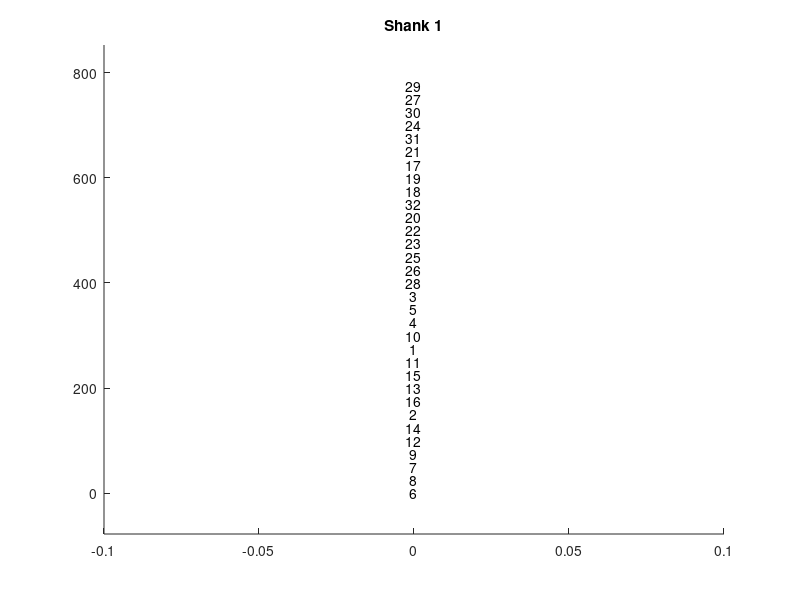
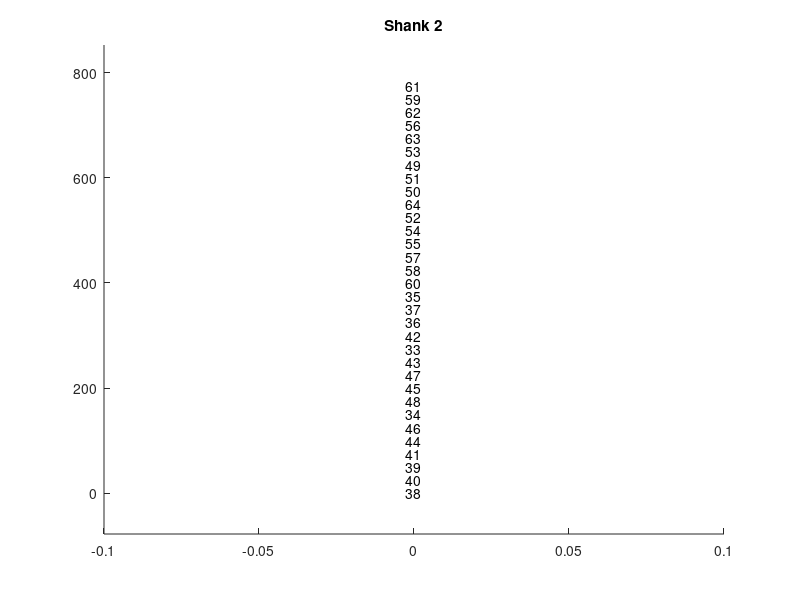

Here is the MATLAB script that generated these plots, in order: (Note: this script raises an error after producing the figures.)
% msClusterMapCreateVer1
%
%   msClusterMapCreate creates site mapping variables necessary for the
%   spike sorting pipeline. This script is mostly just a helpful template
%   that will require extensive editing with data specific to your
%   experiment.

%% Set where to record the data and what name to use

% Set directory to store the site mapping information
siteMapDir = 'C:\Users\Nicholas Timme\Box Sync\NickExperimental\Experiment1\SpikeSorting\batch1\SiteMappings';

% Set the name of the site mapping
siteMapName = 'siteMap2_32H';

%% Record a notes variable

% This is a text string that can be used to help identify a site mapping.
% See example.

% Example: siteMapNotes = 'This is the mapping for Nicks animal 15, surgery Sept 2018, 64 channel probe (ASSY-158-P-1, PN 3379), EIB fold on animals left, headstage chip pointed towards animal back.';
siteMapNotes = 'This is a site mapping for an animal with two 32 channel ASSY-158-H4 probes. The probes are implanted with one omnetics print towards animal front and one omnetics print towards animal back. Headstage chip pointed towards animal back. Each probe sorted separately.';



%% Record the probe geometry

% This variable describes the physical location in space of the probe
% electrodes. These values should be consistent for all probes of the same
% type, so long as Cambridge doesn't change its probe wiring.

% probeGeo(i,:) = [j,k] means that probe channel i has an x coordinate of j
% and a y coordinate of k (usually in um).

% 2 ASSY-158-H4 (64 channels) (each probe shank sorted separately, back probe number increased by 32 on the probe sheet)
probeGeo = NaN([64,2]);
probeGeo(1,:) = [0,275];
probeGeo(2,:) = [0,150];
probeGeo(3,:) = [0,375];
probeGeo(4,:) = [0,325];
probeGeo(5,:) = [0,350];
probeGeo(6,:) = [0,0];
probeGeo(7,:) = [0,50];
probeGeo(8,:) = [0,25];
probeGeo(9,:) = [0,75];
probeGeo(10,:) = [0,300];
probeGeo(11,:) = [0,250];
probeGeo(12,:) = [0,100];
probeGeo(13,:) = [0,200];
probeGeo(14,:) = [0,125];
probeGeo(15,:) = [0,225];
probeGeo(16,:) = [0,175];
probeGeo(17,:) = [0,625];
probeGeo(18,:) = [0,575];
probeGeo(19,:) = [0,600];
probeGeo(20,:) = [0,525];
probeGeo(21,:) = [0,650];
probeGeo(22,:) = [0,500];
probeGeo(23,:) = [0,475];
probeGeo(24,:) = [0,700];
probeGeo(25,:) = [0,450];
probeGeo(26,:) = [0,425];
probeGeo(27,:) = [0,750];
probeGeo(28,:) = [0,400];
probeGeo(29,:) = [0,775];
probeGeo(30,:) = [0,725];
probeGeo(31,:) = [0,675];
probeGeo(32,:) = [0,550];
probeGeo(1+32,:) = [0,275];
probeGeo(2+32,:) = [0,150];
probeGeo(3+32,:) = [0,375];
probeGeo(4+32,:) = [0,325];
probeGeo(5+32,:) = [0,350];
probeGeo(6+32,:) = [0,0];
probeGeo(7+32,:) = [0,50];
probeGeo(8+32,:) = [0,25];
probeGeo(9+32,:) = [0,75];
probeGeo(10+32,:) = [0,300];
probeGeo(11+32,:) = [0,250];
probeGeo(12+32,:) = [0,100];
probeGeo(13+32,:) = [0,200];
probeGeo(14+32,:) = [0,125];
probeGeo(15+32,:) = [0,225];
probeGeo(16+32,:) = [0,175];
probeGeo(17+32,:) = [0,625];
probeGeo(18+32,:) = [0,575];
probeGeo(19+32,:) = [0,600];
probeGeo(20+32,:) = [0,525];
probeGeo(21+32,:) = [0,650];
probeGeo(22+32,:) = [0,500];
probeGeo(23+32,:) = [0,475];
probeGeo(24+32,:) = [0,700];
probeGeo(25+32,:) = [0,450];
probeGeo(26+32,:) = [0,425];
probeGeo(27+32,:) = [0,750];
probeGeo(28+32,:) = [0,400];
probeGeo(29+32,:) = [0,775];
probeGeo(30+32,:) = [0,725];
probeGeo(31+32,:) = [0,675];
probeGeo(32+32,:) = [0,550];


%% Record the site mappping

% This variable records the relationship between the open ephys channel 
% numbers and the probe channel numbers. Note, the type of probe, the
% orientation of the EIB in the headcap, and the orientation of the
% headstage when plugged in will affect this. 

% Website for 64 channel Intan Headstages: http://intantech.com/RHD2164_amp_board.html
% Website for 32 channel Intan Headstages: http://intantech.com/RHD2132_RHD2216_amp_accel_board.html
% Note that the website lists channels 0-63 and 0-31. Open ephys uses these
% same channel numbers, except increased by 1 (e.g., channel 0 on the Intan
% diagram goes to channel 1 in open phys).

% openE2probe(i) = j means that open ephys channel i corresponds to probe
% channel j.

% ASSY-158-F (64 channels) - fold between EIBs on animal's left, headstage 
% chip toward animal's back
openE2probe = NaN([64,1]);
openE2probe(1) = 16;
openE2probe(2) = 15;
openE2probe(3) = 14;
openE2probe(4) = 13;
openE2probe(5) = 12;
openE2probe(6) = 11;
openE2probe(7) = 10;
openE2probe(8) = 9;
openE2probe(9) = 8;
openE2probe(10) = 7;
openE2probe(11) = 6;
openE2probe(12) = 5;
openE2probe(13) = 4;
openE2probe(14) = 3;
openE2probe(15) = 2;
openE2probe(16) = 1;
openE2probe(17) = 64;
openE2probe(18) = 63;
openE2probe(19) = 62;
openE2probe(20) = 61;
openE2probe(21) = 60;
openE2probe(22) = 59;
openE2probe(23) = 58;
openE2probe(24) = 57;
openE2probe(25) = 56;
openE2probe(26) = 55;
openE2probe(27) = 54;
openE2probe(28) = 53;
openE2probe(29) = 52;
openE2probe(30) = 51;
openE2probe(31) = 50;
openE2probe(32) = 49;
openE2probe(33) = 48;
openE2probe(34) = 47;
openE2probe(35) = 46;
openE2probe(36) = 45;
openE2probe(37) = 44;
openE2probe(38) = 43;
openE2probe(39) = 42;
openE2probe(40) = 41;
openE2probe(41) = 40;
openE2probe(42) = 39;
openE2probe(43) = 38;
openE2probe(44) = 37;
openE2probe(45) = 36;
openE2probe(46) = 35;
openE2probe(47) = 34;
openE2probe(48) = 33;
openE2probe(49) = 32;
openE2probe(50) = 31;
openE2probe(51) = 30;
openE2probe(52) = 29;
openE2probe(53) = 28;
openE2probe(54) = 27;
openE2probe(55) = 26;
openE2probe(56) = 25;
openE2probe(57) = 24;
openE2probe(58) = 23;
openE2probe(59) = 22;
openE2probe(60) = 21;
openE2probe(61) = 20;
openE2probe(62) = 19;
openE2probe(63) = 18;
openE2probe(64) = 17;

%% Record the probe channel shank ID

% This variable identifies to which shank each probe channel belongs. Note
% that the shanks should be numbered 1, 2, 3, and so forth.

% probeChanShankID(i) = j means that probe channel i is on shank j

% ASSY-158-F (64 channels) (each probe shank sorted separately)
probeChanShankID = NaN([64,1]);
probeChanShankID(1) = 1;
probeChanShankID(2) = 1;
probeChanShankID(3) = 1;
probeChanShankID(4) = 1;
probeChanShankID(5) = 1;
probeChanShankID(6) = 1;
probeChanShankID(7) = 1;
probeChanShankID(8) = 1;
probeChanShankID(9) = 1;
probeChanShankID(10) = 1;
probeChanShankID(11) = 1;
probeChanShankID(12) = 1;
probeChanShankID(13) = 1;
probeChanShankID(14) = 1;
probeChanShankID(15) = 1;
probeChanShankID(16) = 1;
probeChanShankID(17) = 1;
probeChanShankID(18) = 1;
probeChanShankID(19) = 1;
probeChanShankID(20) = 1;
probeChanShankID(21) = 1;
probeChanShankID(22) = 1;
probeChanShankID(23) = 1;
probeChanShankID(24) = 1;
probeChanShankID(25) = 1;
probeChanShankID(26) = 1;
probeChanShankID(27) = 1;
probeChanShankID(28) = 1;
probeChanShankID(29) = 1;
probeChanShankID(30) = 1;
probeChanShankID(31) = 1;
probeChanShankID(32) = 1;
probeChanShankID(33) = 2;
probeChanShankID(34) = 2;
probeChanShankID(35) = 2;
probeChanShankID(36) = 2;
probeChanShankID(37) = 2;
probeChanShankID(38) = 2;
probeChanShankID(39) = 2;
probeChanShankID(40) = 2;
probeChanShankID(41) = 2;
probeChanShankID(42) = 2;
probeChanShankID(43) = 2;
probeChanShankID(44) = 2;
probeChanShankID(45) = 2;
probeChanShankID(46) = 2;
probeChanShankID(47) = 2;
probeChanShankID(48) = 2;
probeChanShankID(49) = 2;
probeChanShankID(50) = 2;
probeChanShankID(51) = 2;
probeChanShankID(52) = 2;
probeChanShankID(53) = 2;
probeChanShankID(54) = 2;
probeChanShankID(55) = 2;
probeChanShankID(56) = 2;
probeChanShankID(57) = 2;
probeChanShankID(58) = 2;
probeChanShankID(59) = 2;
probeChanShankID(60) = 2;
probeChanShankID(61) = 2;
probeChanShankID(62) = 2;
probeChanShankID(63) = 2;
probeChanShankID(64) = 2;


%% Plot the shank geometry for user verification

nShanks = length(unique(probeChanShankID));
for iShank = 1:nShanks
    figure
    hold on
    chans = find(probeChanShankID == iShank);
    xMin = inf;
    xMax = -inf;
    yMin = inf;
    yMax = -inf;
    for iChan = 1:length(chans)
        text(probeGeo(chans(iChan),1),probeGeo(chans(iChan),2),num2str(chans(iChan)),'HorizontalAlignment','center','VerticalAlignment','middle')
        xMin = min([xMin,probeGeo(chans(iChan),1)]);
        xMax = max([xMax,probeGeo(chans(iChan),1)]);
        yMin = min([yMin,probeGeo(chans(iChan),2)]);
        yMax = max([yMax,probeGeo(chans(iChan),2)]);
    end
    dx = xMax - xMin;
    if dx == 0
        dx = 1;
    end
    dy = yMax - yMin;
    if dy == 0
        dy = 1;
    end
    xlim([xMin - 0.1*dx,xMax + 0.1*dx])
    ylim([yMin - 0.1*dy,yMax + 0.1*dy])
    title(['Shank ',num2str(iShank)])
end


%% Save the mapping information

save([siteMapDir,filesep,siteMapName],'siteMapNotes','probeGeo','openE2probe','probeChanShankID')
